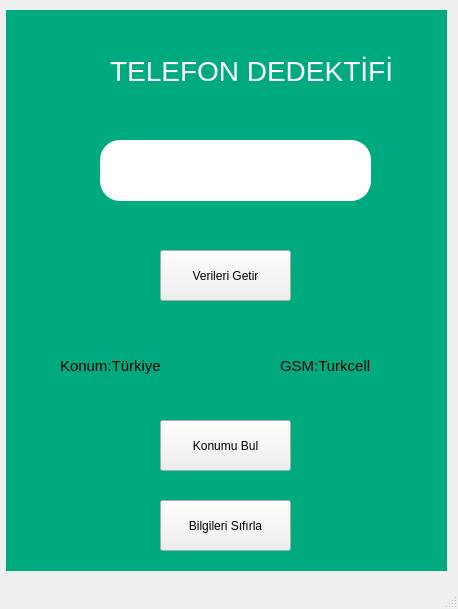
<?xml version="1.0" encoding="UTF-8"?>
<ui version="4.0">
 <class>MainWindow</class>
 <widget class="QMainWindow" name="MainWindow">
  <property name="geometry">
   <rect>
    <x>0</x>
    <y>0</y>
    <width>458</width>
    <height>609</height>
   </rect>
  </property>
  <property name="windowTitle">
   <string>MainWindow</string>
  </property>
  <widget class="QWidget" name="centralwidget">
   <widget class="QLabel" name="label">
    <property name="geometry">
     <rect>
      <x>6</x>
      <y>10</y>
      <width>441</width>
      <height>561</height>
     </rect>
    </property>
    <property name="styleSheet">
     <string notr="true">background-color: rgb(0, 255, 255);
background-color: rgb(0, 170, 127);</string>
    </property>
    <property name="text">
     <string/>
    </property>
   </widget>
   <widget class="QPushButton" name="konumBtn">
    <property name="geometry">
     <rect>
      <x>160</x>
      <y>420</y>
      <width>131</width>
      <height>51</height>
     </rect>
    </property>
    <property name="text">
     <string>Konumu Bul</string>
    </property>
   </widget>
   <widget class="QLineEdit" name="lineEdit">
    <property name="geometry">
     <rect>
      <x>100</x>
      <y>140</y>
      <width>271</width>
      <height>61</height>
     </rect>
    </property>
    <property name="styleSheet">
     <string notr="true">border-radius:20px;</string>
    </property>
    <property name="text">
     <string/>
    </property>
   </widget>
   <widget class="QLabel" name="konumText">
    <property name="geometry">
     <rect>
      <x>60</x>
      <y>340</y>
      <width>121</width>
      <height>51</height>
     </rect>
    </property>
    <property name="font">
     <font>
      <pointsize>11</pointsize>
     </font>
    </property>
    <property name="text">
     <string>Konum:Türkiye</string>
    </property>
   </widget>
   <widget class="QLabel" name="gsmText">
    <property name="geometry">
     <rect>
      <x>280</x>
      <y>340</y>
      <width>141</width>
      <height>51</height>
     </rect>
    </property>
    <property name="font">
     <font>
      <pointsize>11</pointsize>
     </font>
    </property>
    <property name="text">
     <string>GSM:Turkcell</string>
    </property>
   </widget>
   <widget class="QLabel" name="mainText">
    <property name="geometry">
     <rect>
      <x>110</x>
      <y>30</y>
      <width>331</width>
      <height>81</height>
     </rect>
    </property>
    <property name="font">
     <font>
      <pointsize>21</pointsize>
     </font>
    </property>
    <property name="styleSheet">
     <string notr="true">color: rgb(255, 255, 255);</string>
    </property>
    <property name="text">
     <string>TELEFON DEDEKTİFİ</string>
    </property>
   </widget>
   <widget class="QPushButton" name="getValue">
    <property name="geometry">
     <rect>
      <x>160</x>
      <y>250</y>
      <width>131</width>
      <height>51</height>
     </rect>
    </property>
    <property name="text">
     <string>Verileri Getir</string>
    </property>
   </widget>
   <widget class="QPushButton" name="resInfo">
    <property name="geometry">
     <rect>
      <x>160</x>
      <y>500</y>
      <width>131</width>
      <height>51</height>
     </rect>
    </property>
    <property name="text">
     <string>Bilgileri Sıfırla</string>
    </property>
   </widget>
  </widget>
  <widget class="QMenuBar" name="menubar">
   <property name="geometry">
    <rect>
     <x>0</x>
     <y>0</y>
     <width>458</width>
     <height>21</height>
    </rect>
   </property>
  </widget>
  <widget class="QStatusBar" name="statusbar"/>
 </widget>
 <resources/>
 <connections/>
</ui>
